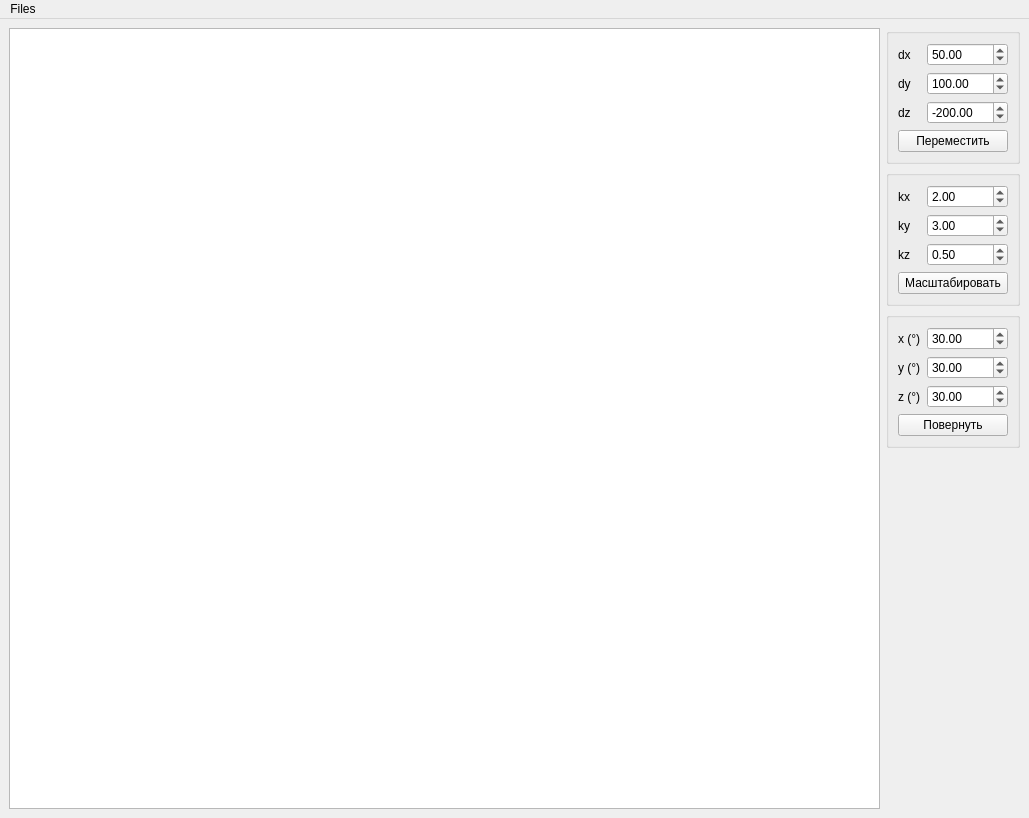
<?xml version="1.0" encoding="UTF-8"?>
<ui version="4.0">
 <class>MainWindow</class>
 <widget class="QMainWindow" name="MainWindow">
  <property name="geometry">
   <rect>
    <x>0</x>
    <y>0</y>
    <width>1029</width>
    <height>818</height>
   </rect>
  </property>
  <property name="windowTitle">
   <string>MainWindow</string>
  </property>
  <widget class="QWidget" name="centralwidget">
   <layout class="QHBoxLayout" name="horizontalLayout">
    <item>
     <widget class="QGraphicsView" name="graphics_view"/>
    </item>
    <item>
     <layout class="QVBoxLayout" name="verticalLayout">
      <item>
       <widget class="QGroupBox" name="gb_mov">
        <property name="title">
         <string/>
        </property>
        <layout class="QGridLayout" name="gridLayout_2">
         <item row="0" column="0">
          <widget class="QLabel" name="l_mov_dx">
           <property name="text">
            <string>dx</string>
           </property>
          </widget>
         </item>
         <item row="0" column="1">
          <widget class="QDoubleSpinBox" name="dsb_mov_dx">
           <property name="minimum">
            <double>-10000.000000000000000</double>
           </property>
           <property name="maximum">
            <double>10000.000000000000000</double>
           </property>
           <property name="singleStep">
            <double>50.000000000000000</double>
           </property>
           <property name="value">
            <double>50.000000000000000</double>
           </property>
          </widget>
         </item>
         <item row="1" column="0">
          <widget class="QLabel" name="l_mov_dy">
           <property name="text">
            <string>dy</string>
           </property>
          </widget>
         </item>
         <item row="1" column="1">
          <widget class="QDoubleSpinBox" name="dsb_mov_dy">
           <property name="minimum">
            <double>-10000.000000000000000</double>
           </property>
           <property name="maximum">
            <double>10000.000000000000000</double>
           </property>
           <property name="singleStep">
            <double>50.000000000000000</double>
           </property>
           <property name="value">
            <double>100.000000000000000</double>
           </property>
          </widget>
         </item>
         <item row="2" column="0">
          <widget class="QLabel" name="l_mov_dz">
           <property name="text">
            <string>dz</string>
           </property>
          </widget>
         </item>
         <item row="2" column="1">
          <widget class="QDoubleSpinBox" name="dsb_mov_dz">
           <property name="minimum">
            <double>-10000.000000000000000</double>
           </property>
           <property name="maximum">
            <double>10000.000000000000000</double>
           </property>
           <property name="singleStep">
            <double>50.000000000000000</double>
           </property>
           <property name="value">
            <double>-200.000000000000000</double>
           </property>
          </widget>
         </item>
         <item row="3" column="0" colspan="2">
          <widget class="QPushButton" name="pb_mov">
           <property name="text">
            <string>Переместить</string>
           </property>
          </widget>
         </item>
        </layout>
       </widget>
      </item>
      <item>
       <widget class="QGroupBox" name="gb_sca">
        <property name="title">
         <string/>
        </property>
        <layout class="QGridLayout" name="gridLayout_3">
         <item row="0" column="0">
          <widget class="QLabel" name="l_sca_kx">
           <property name="text">
            <string>kx</string>
           </property>
          </widget>
         </item>
         <item row="0" column="1">
          <widget class="QDoubleSpinBox" name="dsb_sca_kx">
           <property name="minimum">
            <double>-10000.000000000000000</double>
           </property>
           <property name="maximum">
            <double>10000.000000000000000</double>
           </property>
           <property name="singleStep">
            <double>0.500000000000000</double>
           </property>
           <property name="value">
            <double>2.000000000000000</double>
           </property>
          </widget>
         </item>
         <item row="1" column="0">
          <widget class="QLabel" name="l_sca_ky">
           <property name="text">
            <string>ky</string>
           </property>
          </widget>
         </item>
         <item row="1" column="1">
          <widget class="QDoubleSpinBox" name="dsb_sca_ky">
           <property name="minimum">
            <double>-10000.000000000000000</double>
           </property>
           <property name="maximum">
            <double>10000.000000000000000</double>
           </property>
           <property name="singleStep">
            <double>0.500000000000000</double>
           </property>
           <property name="value">
            <double>3.000000000000000</double>
           </property>
          </widget>
         </item>
         <item row="2" column="0">
          <widget class="QLabel" name="l_sca_kz">
           <property name="text">
            <string>kz</string>
           </property>
          </widget>
         </item>
         <item row="2" column="1">
          <widget class="QDoubleSpinBox" name="dsb_sca_kz">
           <property name="minimum">
            <double>-10000.000000000000000</double>
           </property>
           <property name="maximum">
            <double>10000.000000000000000</double>
           </property>
           <property name="singleStep">
            <double>0.500000000000000</double>
           </property>
           <property name="value">
            <double>0.500000000000000</double>
           </property>
          </widget>
         </item>
         <item row="3" column="0" colspan="2">
          <widget class="QPushButton" name="pb_sca">
           <property name="text">
            <string>Масштабировать</string>
           </property>
          </widget>
         </item>
        </layout>
       </widget>
      </item>
      <item>
       <widget class="QGroupBox" name="gb_rot">
        <property name="title">
         <string/>
        </property>
        <layout class="QGridLayout" name="gridLayout_4">
         <item row="2" column="1">
          <widget class="QDoubleSpinBox" name="dsb_rot_z">
           <property name="minimum">
            <double>-10000.000000000000000</double>
           </property>
           <property name="maximum">
            <double>10000.000000000000000</double>
           </property>
           <property name="singleStep">
            <double>15.000000000000000</double>
           </property>
           <property name="value">
            <double>30.000000000000000</double>
           </property>
          </widget>
         </item>
         <item row="3" column="0" colspan="2">
          <widget class="QPushButton" name="pb_rot">
           <property name="text">
            <string>Повернуть</string>
           </property>
          </widget>
         </item>
         <item row="2" column="0">
          <widget class="QLabel" name="l_rot_z">
           <property name="text">
            <string>z (°)</string>
           </property>
          </widget>
         </item>
         <item row="0" column="0">
          <widget class="QLabel" name="l_rot_x">
           <property name="text">
            <string>x (°)</string>
           </property>
          </widget>
         </item>
         <item row="1" column="0">
          <widget class="QLabel" name="l_rot_y">
           <property name="text">
            <string>y (°)</string>
           </property>
          </widget>
         </item>
         <item row="0" column="1">
          <widget class="QDoubleSpinBox" name="dsb_rot_x">
           <property name="minimum">
            <double>-10000.000000000000000</double>
           </property>
           <property name="maximum">
            <double>10000.000000000000000</double>
           </property>
           <property name="singleStep">
            <double>15.000000000000000</double>
           </property>
           <property name="value">
            <double>30.000000000000000</double>
           </property>
          </widget>
         </item>
         <item row="1" column="1">
          <widget class="QDoubleSpinBox" name="dsb_rot_y">
           <property name="minimum">
            <double>-10000.000000000000000</double>
           </property>
           <property name="maximum">
            <double>10000.000000000000000</double>
           </property>
           <property name="singleStep">
            <double>15.000000000000000</double>
           </property>
           <property name="value">
            <double>30.000000000000000</double>
           </property>
          </widget>
         </item>
        </layout>
       </widget>
      </item>
      <item>
       <spacer name="verticalSpacer">
        <property name="orientation">
         <enum>Qt::Vertical</enum>
        </property>
        <property name="sizeHint" stdset="0">
         <size>
          <width>20</width>
          <height>40</height>
         </size>
        </property>
       </spacer>
      </item>
     </layout>
    </item>
   </layout>
  </widget>
  <widget class="QMenuBar" name="menuBar">
   <property name="geometry">
    <rect>
     <x>0</x>
     <y>0</y>
     <width>1029</width>
     <height>33</height>
    </rect>
   </property>
   <widget class="QMenu" name="menuFiles">
    <property name="title">
     <string>Files</string>
    </property>
    <addaction name="action_open"/>
   </widget>
   <addaction name="menuFiles"/>
  </widget>
  <action name="action_open">
   <property name="text">
    <string>Open</string>
   </property>
   <property name="shortcut">
    <string>Ctrl+O</string>
   </property>
  </action>
 </widget>
 <resources/>
 <connections/>
</ui>
